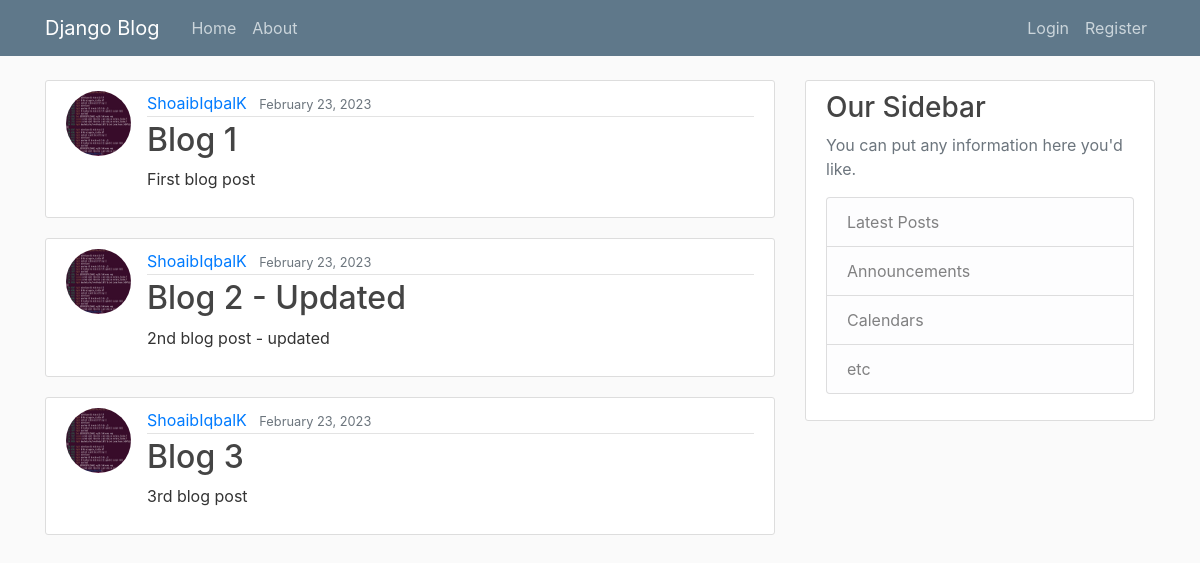
The app's page /, older data.
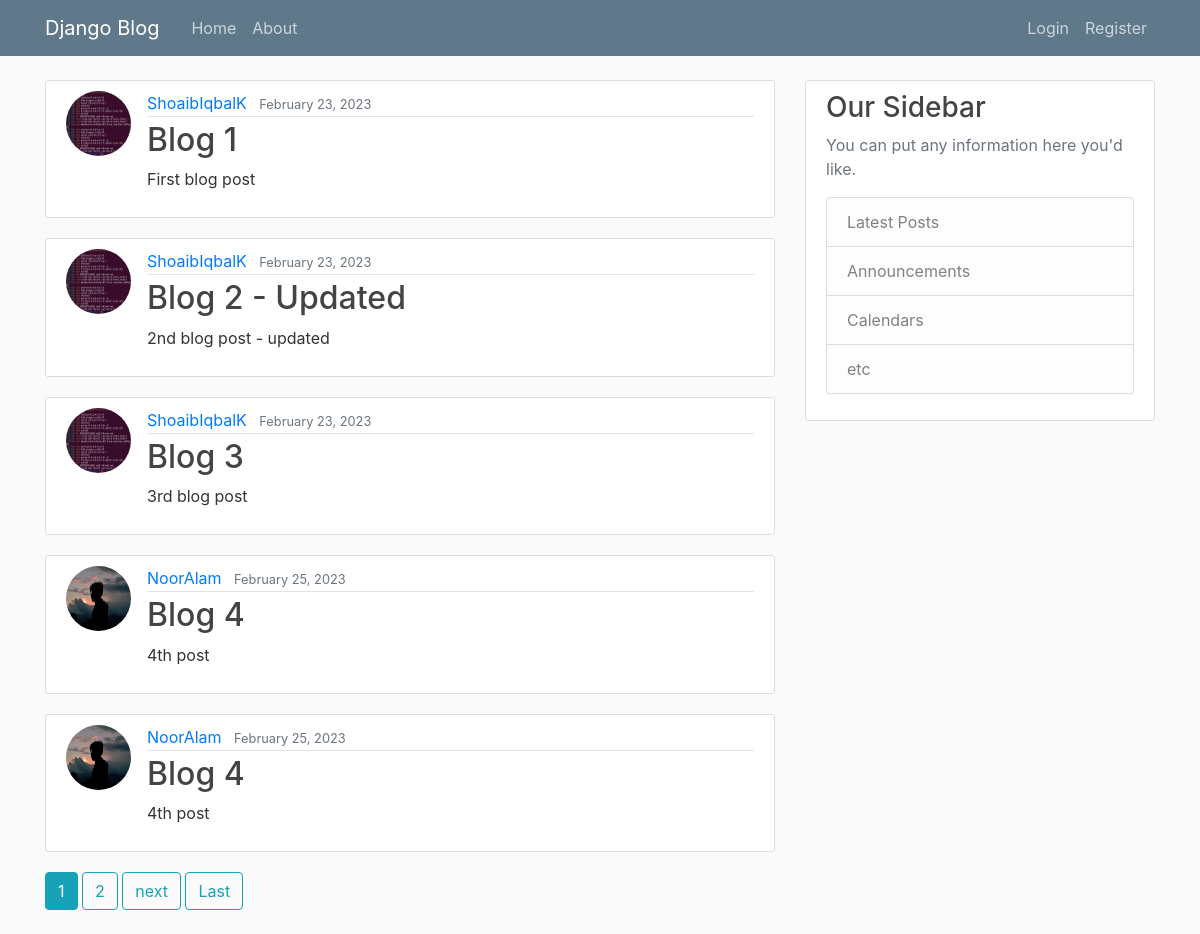
The same page, newer data.
### blog/models.py (models this page shows, shortened)
class Post(models.Model):
    title = models.CharField(max_length=100)
    content = models.TextField()
    date_posted = models.DateTimeField(default=timezone.now)
    author = models.ForeignKey(User, on_delete=models.CASCADE)

### users/models.py (models this page shows, shortened)
class Profile(models.Model):
    user = models.OneToOneField(User, on_delete=models.CASCADE)
    image = models.ImageField(default='default.jpg', upload_to='profile_pics')

### blog/views.py (the view)
# urls.py: path('', PostListView.as_view(), name='blog-home'),
class PostListView(ListView):
    model = Post
    template_name = 'blog/home.html'
    context_object_name = 'posts'
    paginate_by = 5

### blog/templates/blog/home.html (shortened to what this page needs)
{% extends "blog/base.html" %}
{% block content %}
    {% for post in posts %}
        <article class="media content-section">
            <img class = "rounded-circle article-img" src="{{ post.author.profile.image.url }}" alt="">
            <div class="media-body">
                <div class="article-metadata">
                    <a class="mr-2" href="#">{{ post.author }}</a>
                    <small class="text-muted">{{ post.date_posted|date:"F d, Y" }}</small>
                </div>
                <h2><a class="article-title" href="{% url 'post-detail' post.id %}">{{ post.title }}</a></h2>
                <p class="article-content">{{ post.content }}</p>
            </div>
        </article>
    {% endfor %}
    {% if is_paginated %}
        {% for num in page_obj.paginator.page_range %}
            {% if page_obj.number == num %}
                <a class="btn btn-info mb-4" href="?page={{ num }}">{{ num }}</a>
            {% elif num > page_obj.number|add:'-3' and num < page_obj.number|add:'3' %}
                <a class="btn btn-outline-info mb-4" href="?page={{ num }}">{{ num }}</a>
            {% endif %}
        {% endfor %}
        {% if page_obj.has_next %}
            <a class="btn btn-outline-info mb-4" href="?page={{ page_obj.next_page_number}}">next</a>
            <a class="btn btn-outline-info mb-4" href="?page={{ page_obj.paginator.num_pages }}">Last</a>
        {% endif %}
    {% endif %}
{% endblock content %}

### blog/templates/blog/base.html (shortened to what this page needs)
{% load static %}
<!DOCTYPE html>
<html>
<head>
    <link rel="stylesheet" href="https://maxcdn.bootstrapcdn.com/bootstrap/4.0.0/css/bootstrap.min.css">
    <link rel="stylesheet" type="text/css" href="{% static 'blog/main.css' %}">
</head>
<body>
    <header class="site-header">
      <nav class="navbar navbar-expand-md navbar-dark bg-steel fixed-top">
        <div class="container">
          <a class="navbar-brand mr-4" href="{% url 'blog-home' %}">Django Blog</a>
          <div class="collapse navbar-collapse" id="navbarToggle">
            <div class="navbar-nav mr-auto">
              <a class="nav-item nav-link" href="{% url 'blog-home' %}">Home</a>
              <a class="nav-item nav-link" href="{% url 'blog-about' %}">About</a>
            </div>
            <div class="navbar-nav">
              {% if user.is_authenticated %}
                <a class="nav-item nav-link" href="{% url 'post-create' %}">New Post</a>
                <a class="nav-item nav-link" href="{% url 'profile' %}">Profile</a>
                <a class="nav-item nav-link" href="{% url 'logout' %}">Logout</a>
              {% else %}
                <a class="nav-item nav-link" href="{% url 'login' %}">Login</a>
                <a class="nav-item nav-link" href="{% url 'register' %}">Register</a>
              {% endif %}
            </div>
          </div>
        </div>
      </nav>
    </header>
    <main role="main" class="container">
      <div class="row">
        <div class="col-md-8">
          {% block content %}{% endblock %}
        </div>
        <div class="col-md-4">
          <div class="content-section">
            <h3>Our Sidebar</h3>
            <p class='text-muted'>You can put any information here you'd like.
              <ul class="list-group">
                <li class="list-group-item list-group-item-light">Latest Posts</li>
                <li class="list-group-item list-group-item-light">Announcements</li>
                <li class="list-group-item list-group-item-light">Calendars</li>
                <li class="list-group-item list-group-item-light">etc</li>
              </ul>
            </p>
          </div>
        </div>
      </div>
    </main>
</body>
</html>

### blog/static/blog/main.css (style rules this page uses)
body { background: #fafafa; color: #333333; margin-top: 5rem; }
h1, h2, h3, h4, h5, h6 { color: #444444; }
ul { margin: 0; }
.bg-steel { background-color: #5f788a; }
.site-header .navbar-nav .nav-link { color: #cbd5db; }
.content-section { background: #ffffff; padding: 10px 20px; border: 1px solid #dddddd; border-radius: 3px; margin-bottom: 20px; }
.article-title { color: #444444; }
.article-content { white-space: pre-line; }
.article-img { height: 65px; width: 65px; margin-right: 16px; }
.article-metadata { padding-bottom: 1px; margin-bottom: 4px; border-bottom: 1px solid #e3e3e3 }

Row changes from the older to the newer data that the page shows:
added Post: author.profile.image (placeholder picture), author "NoorAlam", date_posted "February 25, 2023", title "Blog 4", content "4th post"
added Post: author.profile.image (placeholder picture), author "NoorAlam", date_posted "February 25, 2023", title "Blog 4", content "4th post"
Text that changed along with them:
new list line: "1"
new list line: "2"
text now shown: "next Last"
